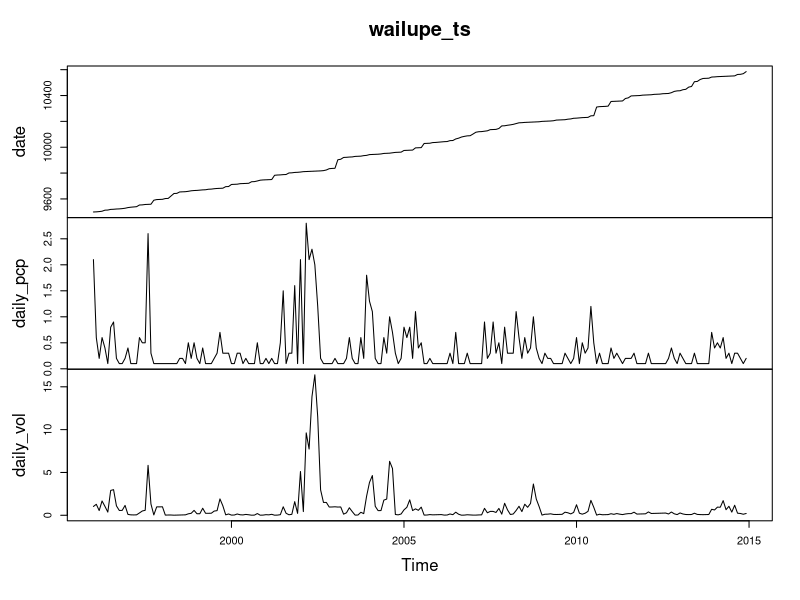
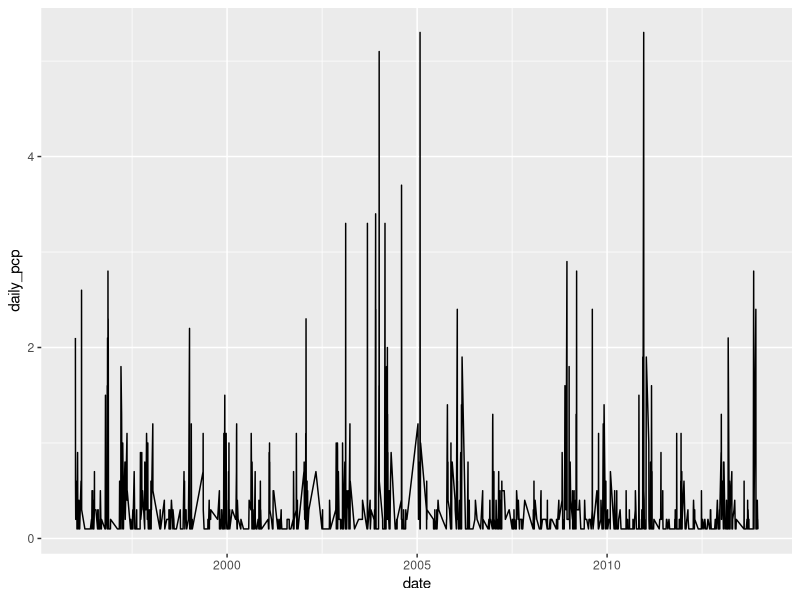
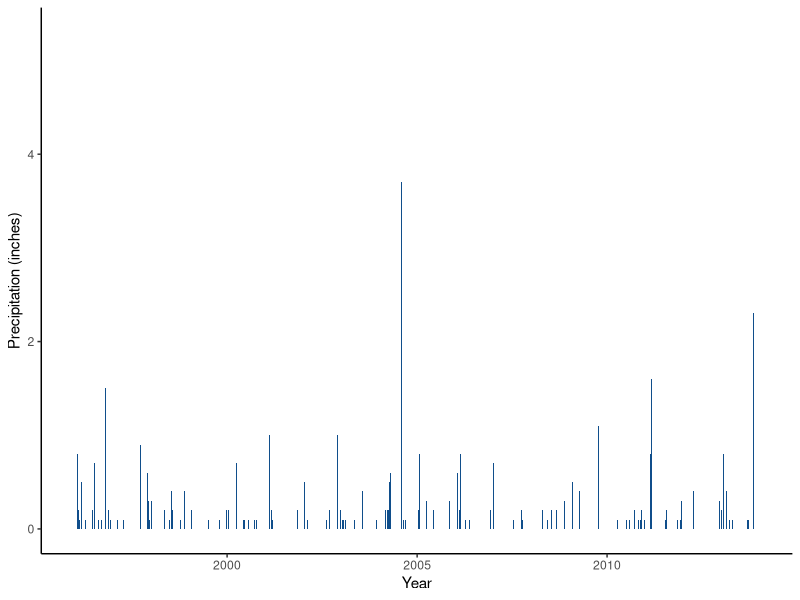
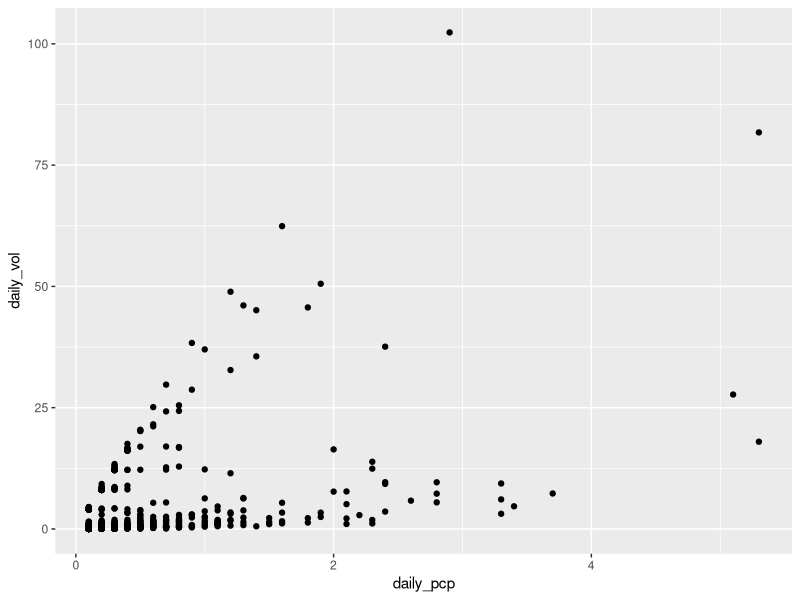
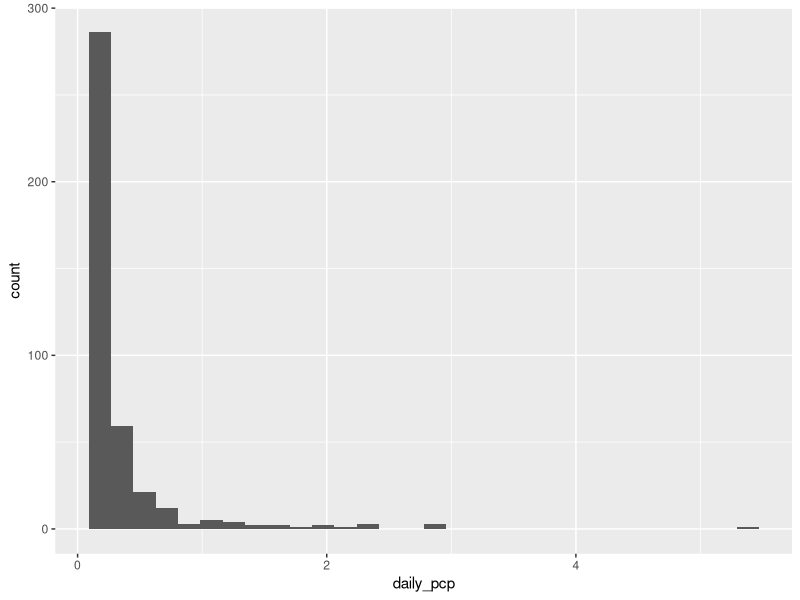
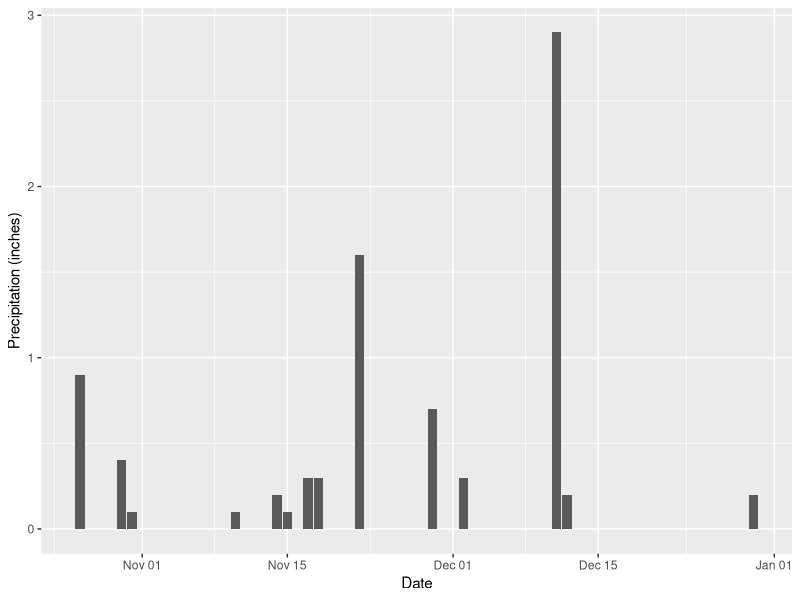
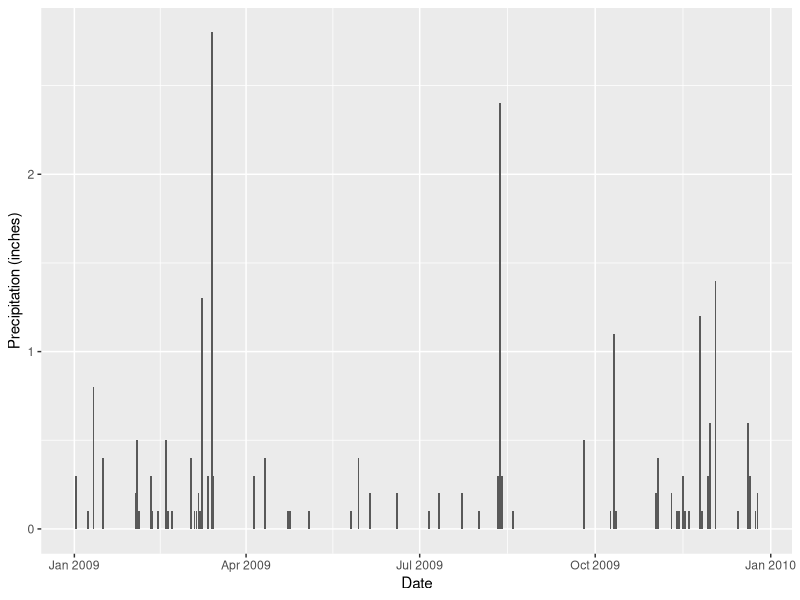
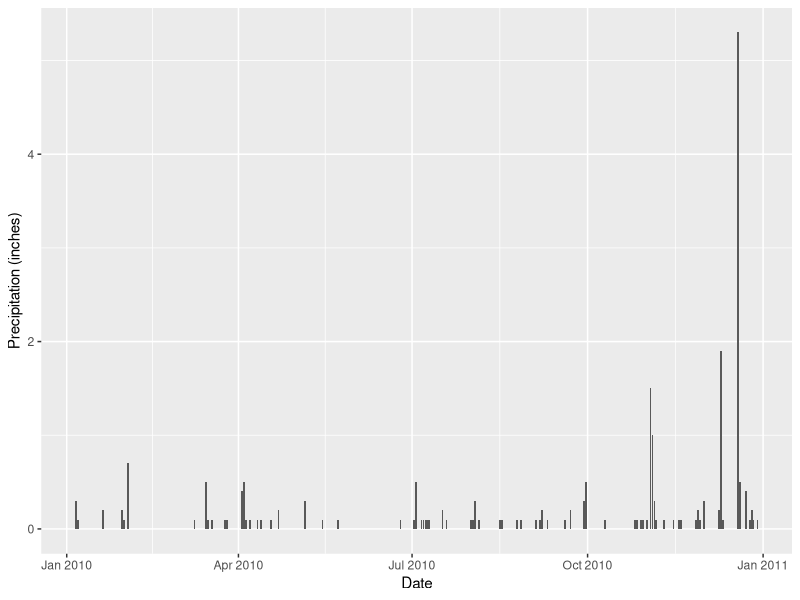

R code for these plots, in order:
## ---- chunk 1
knitr::opts_chunk$set(echo = TRUE)
## ---- chunk 2
## Data Wrangling for Kahuwai Stormwater Data
## N Dornan

##Load Packages

library(tidyverse)
library(lubridate)
library(stringr)
library(tseries)

## Read in file

rain_dat_77 = read.csv("NOAA_WailupeHawaiiKai_77.csv")
rain_dat_08 = read.csv("NOAA_WailupeHawaiiKai_08.csv")
#rain_paiko = read.csv("NOAA_PaikoDaily_76.csv")

##Use lubridate to clean up the dates and times

rain_dat_77$DATE <- ymd(rain_dat_77$DATE)
rain_dat_08$DATE <- ymd(rain_dat_08$DATE)
#rain_paiko$DATE <- ymd(rain_paiko$DATE)
## ---- chunk 3
wailupe_tidy_77 <- rain_dat_77 %>% 
  rename(station = STATION, station_name = STATION_NAME, elevation = ELEVATION, lat = LATITUDE, lon = LONGITUDE, date = DATE, time = TIME, qgag = QGAG, qgag_flag = Measurement.Flag, qgag_qual = Quality.Flag, qgag_units = Units, qpcp = QPCP, qpcp_flag = Measurement.Flag.1, qpcp_qual = Quality.Flag.1, qpcp_units = Units.1) %>%
  filter(station_name == "WAILUPE VALLEY SCHOOL 723.6 HI US") %>% #filter to Wailupe gauge only
  filter(qpcp != "-9999",
         qpcp != "999",
         qpcp != "999.99",
         qpcp_flag != "g",
         qpcp_flag != "{",
         qpcp_flag != "}",
         qpcp_flag != "[",
         qpcp_flag != "]",
         qgag != "-9999.00",
         qgag != "-9999",
         qgag_flag != "g",
         qgag_flag != "V",
         qgag_flag != "P",
         qgag_flag != "{",
         qgag_flag != "}",
         qgag_flag != "[",
         qgag_flag != "]") ## removes all flagged data
## ---- chunk 4

wailupe_daily_77 <- wailupe_tidy_77 %>%  
  group_by(date) %>%
  summarize(
    daily_pcp = sum(qpcp),
    daily_vol = sum(qgag)) ## gives total summed precip data per day. HT is given in hundreths of inches.

## ---- chunk 5
##TS TIME

wailupe_daily_77$date <- ymd(wailupe_daily_77$date)

wailupe_ts <- wailupe_daily_77 %>%
  ts(daily_gag, start=c(1996, 1), end=c(2014, 12), frequency=12)

plot(wailupe_ts)

######################## standard ggplot

wailupe_plot_pcp <- ggplot(wailupe_daily_77, aes(date, daily_pcp)) +
  geom_line()

wailupe_plot_pcp

######################## refined ggplot

wailupe_ts_plot <- wailupe_daily_77 %>%
  ggplot(aes(x=date, y=daily_pcp)) +
  geom_col(fill = "dodgerblue4", position = "dodge") +
  labs(x= "Year", y= "Precipitation (inches)") +
  #scale_y_continuous()+
  #scale_x_date(limits= as.Date(c("1996-01-04","2013-12-24")), breaks= seq("1996-01-04","2013-12-24", by= 5),expand= c(0,0))+
  theme_classic()

wailupe_ts_plot

## ---- chunk 6

##search for 2 year, 24 hour storm events (4.78 inches plus/minus 4.12-5.57 inches 90% confidence interval!)

wailupe_investigate_1 <- wailupe_daily_77 %>%
  filter(daily_pcp > "4.12",
         daily_pcp < "5.57")

## Storms that fall in this range are on:
# 2004-01-02
# 2005-01-29
# 2010-12-19

## Look at scatter of qpcp vs qgag
scatterplot <- ggplot(wailupe_daily_77, aes(x= daily_pcp, y = daily_vol)) +
                        geom_point()

scatterplot

## ---- chunk 7
## This could be more elegant. 

######################
wailupe_05_investigate <- wailupe_tidy_77 %>%
  filter(date >"2005-1-1",
         date <"2005-12-31") %>%
  summarize(
    days_05 = length(date),
    annual_percent = (days_05/365)*100)

######################
wailupe_06_investigate <- wailupe_tidy_77 %>%
  filter(date >"2006-1-1",
         date <"2006-12-31") %>%
  summarize(
    days_06 = length(date),
    annual_percent = (days_06/365)*100)

######################
wailupe_07_investigate <- wailupe_tidy_77 %>%
  filter(date >"2007-1-1",
         date <"2007-12-31") %>%
  summarize(
    days_07 = length(date),
    annual_percent = (days_07/365)*100)

######################  
    
wailupe_08_investigate <- wailupe_tidy_77 %>%
  filter(date >"2008-1-1",
         date <"2008-12-31") %>%
  summarize(
    days_08 = length(date),
    annual_percent = (days_08/365)*100
                )

#################

wailupe_09_investigate <- wailupe_tidy_77 %>%
  filter(date >"2009-1-1",
         date <"2009-12-31") %>%
  summarize(
    days_09 = length(date),
    annual_percent = (days_09/365)*100
  )

#################
wailupe_10_investigate <- wailupe_tidy_77 %>%
  filter(date >"2010-1-1",
         date <"2010-12-31") %>%
  summarize(
    days_10 = length(date),
    annual_percent = (days_10/365)*100
  )

#################
wailupe_11_investigate <- wailupe_tidy_77 %>%
  filter(date >"2011-1-1",
         date <"2011-12-31") %>%
  summarize(
    days_11 = length(date),
    annual_percent = (days_11/365)*100
  )
#################
wailupe_12_investigate <- wailupe_tidy_77 %>%
  filter(date >"2012-1-1",
         date <"2012-12-31") %>%
  summarize(
    days_12 = length(date),
    annual_percent = (days_12/365)*100
  )

#################
wailupe_13_investigate <- wailupe_tidy_77 %>%
  filter(date >"2013-1-1",
         date <"2013-12-31") %>%
  summarize(
    days_13 = length(date),
    annual_percent = (days_13/365)*100
  )
## ---- chunk 8

## filter dataset from 2008-2014
wailupe_daily_08_14 <- wailupe_daily_77 %>%
  filter(date > "2008-01-01",
         date < "2014-12-31")

## look at histogram plot to investigate storm frequency over given time period
hist <- ggplot(wailupe_daily_08_14, aes(x= daily_pcp)) +
  geom_histogram()

hist

############### 2008

wailupe_08 <- wailupe_daily_77 %>%
  filter(date >"2008-10-25",
         date <"2008-12-31")

wailupe_plot_08 <- ggplot(wailupe_08, aes(date, daily_pcp)) +
  geom_col() +
  xlab("Date") +
  ylab("Precipitation (inches)")

wailupe_plot_08

############### 2009

wailupe_09 <- wailupe_daily_77 %>%
  filter(date >"2009-01-01",
         date <"2009-12-31")

wailupe_plot_09 <- ggplot(wailupe_09, aes(date, daily_pcp)) +
  geom_col() +
  xlab("Date") +
  ylab("Precipitation (inches)")

wailupe_plot_09

############### 2010

wailupe_10 <- wailupe_daily_77 %>%
  filter(date >"2010-01-01",
         date <"2010-12-31")

wailupe_plot_10 <- ggplot(wailupe_10, aes(date, daily_pcp)) +
  geom_col() +
  xlab("Date") +
  ylab("Precipitation (inches)")

wailupe_plot_10

############### 2013

wailupe_13 <- wailupe_daily_77 %>%
  filter(date >"2013-01-01",
         date <"2013-12-31")

wailupe_plot_13 <- ggplot(wailupe_13, aes(date, daily_pcp)) +
  geom_col() +
  xlab("Date") +
  ylab("Precipitation (inches)")

wailupe_plot_13
## ---- chunk 9
##plot selected storm events, export as .csv and .jpeg)

#####

wailupe_storm_10 <- wailupe_tidy_77 %>%
  filter(date > "2010-12-18",
         date < "2010-12-20")

wailupe_storm_10$datetime10 <- as.POSIXct(paste0("2010-12-19 ", wailupe_storm_10$time), tz = "GMT")

storm_plot_10 <- wailupe_storm_10 %>%
  ggplot(aes(x=datetime10, y=qpcp)) +
  geom_col(fill = "dodgerblue4") +
  labs(x= "Time (hour)", y= "Precipitation (inches)") +
  scale_y_continuous(limits= c(0,0.5), breaks= seq(0,0.5, by= .1),expand= c(0,0))+
  scale_x_datetime(date_labels = "%H:%M", date_breaks = "2 hour")+
  theme_classic()

storm_plot_10

ggsave("storm_plot_10.pdf", width = 6, height =4)
ggsave("storm_plot_10.png", width = 6, height =4)

write.csv(wailupe_storm_10, file = "wailupe_storm_20101219_r.csv") 

## ---- chunk 10

#2009 storm @ 2.8 inches
wailupe_storm_09 <- wailupe_tidy_77 %>%
  filter(date >"2009-03-13",
         date <"2009-03-15")

wailupe_storm_09$datetime09 <- as.POSIXct(paste0("2009-03-14",wailupe_storm_09$time), tz = "GMT")

storm_plot_09 <- wailupe_storm_09 %>%
  ggplot(aes(x=datetime09, y=qpcp)) +
  geom_col(fill = "dodgerblue4") +
  labs(x= "Time (hour)", y= "Precipitation (inches)") +
  scale_y_continuous(limits= c(0,0.5), breaks= seq(0,0.5, by= .1),expand= c(0,0))+
  scale_x_datetime(date_labels = "%H:%M", date_breaks = "1 hour")+
  theme_classic()

storm_plot_09

ggsave("storm_plot_09.pdf", width = 6, height =4)
ggsave("storm_plot_09.png", width = 6, height =4)

write.csv(wailupe_storm_09, file = "wailupe_storm_20090314_r.csv") 

